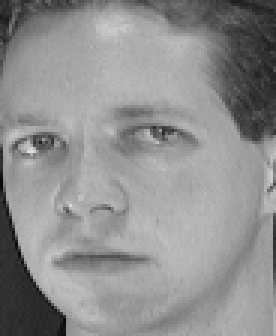
#> input picture data/test/orl_001_006.bmp, 92 x 112 px, given in place of test, which was not available (shown 3 times larger)
$ jupyter execute --allow-errors KPCA.ipynb   (text cells are left out)
#> lines starting #> are read from the running program, lines starting #| are printed output that depends on the picture; pictures that were not available may be replaced by others from this repository, and a replacement may not be noted
[cell 1]
import numpy as np
def zeroMean(dataMat):
    meanVal = np.mean(dataMat,axis=0)
    newData = dataMat - meanVal
    return newData,meanVal

testMat = [[1,2,4],[3,4,5]]
def pca(dataMat,n):
    newData, meanVal = zeroMean(testMat)
    # 求协方差矩阵
    covMat = np.cov(newData,rowvar=0)
    # 求特征值和特征向量
    eigVals,eigVects=np.linalg.eig(np.mat(covMat))
    eigValIndice=np.argsort(eigVals)            #对特征值从小到大排序
    n_eigValIndice=eigValIndice[-1:-(n+1):-1]   #最大的n个特征值的下标
    n_eigVect=eigVects[:,n_eigValIndice]        #最大的n个特征值对应的特征向量
    lowDDataMat=newData*n_eigVect               #低维特征空间的数据
    reconMat=(lowDDataMat*n_eigVect.T)+meanVal  #重构数据
    return lowDDataMat,reconMat
pca(testMat,2)

[cell 2]
# coding:utf-8
# 实现KPCA

from sklearn.datasets import load_iris
from sklearn.decomposition import KernelPCA
import numpy as np
import matplotlib.pyplot as plt
from scipy.spatial.distance import pdist, squareform

def sigmoid(x, coef = 0.25):
    x = np.dot(x, x.T)
    return np.tanh(coef*x+1)

def linear(x):
    x = np.dot(x, x.T)
    return x

# 径向基核函数RBF（高斯核函数）
def rbf(x, gamma = 15):
    # 计算向量间欧式距离的平方，共计算C_(150)^2次
    print(x.shape)
    sq_dists = pdist(x, 'sqeuclidean')
    # 用来把一个向量格式的距离向量转换成一个方阵格式的距离矩阵
    mat_sq_dists = squareform(sq_dists)
    return np.exp(-gamma*mat_sq_dists)

def kpca(data, n_dims=5, kernel = rbf):
    '''
    :param data: (n_samples, n_features)
    :param n_dims: target n_dims
    :param kernel: kernel functions
    :return: (n_samples, n_dims)
    '''
    K = kernel(data)
    N = K.shape[0]
    one_n = np.ones((N, N)) / N
    # 此式相当于将公式4.2代入到4.3中化简得结果
    K = K - one_n.dot(K) - K.dot(one_n) + one_n.dot(K).dot(one_n)
    # 下面求C特征向量
    eig_values, eig_vector = np.linalg.eig(K)
    # 获得特征值降序索引
    idx = eig_values.argsort()[::-1]
    eigval = eig_values[idx][:n_dims]
    eigvector = eig_vector[:, idx][:, :n_dims]
    print(eigval)
    eigval = eigval**(1/2)
    # 标准化特征向量，使其成为新空间的基底
    vi = eigvector/eigval.reshape(-1,n_dims)
    data_n = np.dot(K, vi)
    return data_n


if __name__ == "__main__":
    data = load_iris().data
    Y = load_iris().target
    print(data.shape)
    data_1 = kpca(data, kernel=rbf)

    sklearn_kpca = KernelPCA(n_components=5, kernel="rbf", gamma=15)
    data_2 = sklearn_kpca.fit_transform(data)

    plt.figure(figsize=(8,4))
    plt.subplot(121)
    plt.title("my_KPCA")
    plt.scatter(data_1[:, 0], data_1[:, 1], c = Y)

    plt.subplot(122)
    plt.title("sklearn_KPCA")
    plt.scatter(data_2[:, 0], data_2[:, 1], c = Y)
    plt.show()
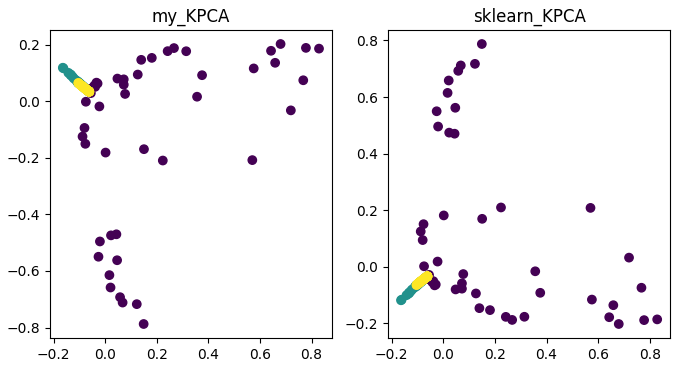
#> figure drawn by matplotlib, 2 panels

[cell 3]
# coding:utf-8

import numpy as np
import matplotlib.pyplot as plt
from sklearn.datasets import load_digits
from mpl_toolkits.mplot3d import Axes3D

# [11 lines left out: function make_swiss_roll, not called in this run]

def rbf(dist, t = 1.0):
    '''
    rbf kernel function
    '''
    return np.exp(-(dist/t))

def cal_pairwise_dist(x):

    '''计算pairwise 距离, x是matrix
    (a-b)^2 = a^2 + b^2 - 2*a*b
    '''
    sum_x = np.sum(np.square(x), 1)
    dist = np.add(np.add(-2 * np.dot(x, x.T), sum_x).T, sum_x)
    #返回任意两个点之间距离的平方
    return dist

def cal_rbf_dist(data, n_neighbors = 10, t = 1):

#> called with n_neighbors = 20, t = 593.5
    dist = cal_pairwise_dist(data)
    dist[dist < 0] = 0
    n = dist.shape[0]
    rbf_dist = rbf(dist, t)

    W = np.zeros((n, n))
    for i in range(n):
        index_ = np.argsort(dist[i])[1:1+n_neighbors]
        W[i, index_] = rbf_dist[i, index_]
        W[index_, i] = rbf_dist[index_, i]

    return W

def le(data,
          n_dims = 2,
          n_neighbors = 5, t = 1.0):
    '''
    :param data: (n_samples, n_features)
    :param n_dims: target dim
    :param n_neighbors: k nearest neighbors
    :param t: a param for rbf
    :return:
    '''
    N = data.shape[0]
    W = cal_rbf_dist(data, n_neighbors, t)  # 构造权值矩阵
    D = np.zeros_like(W)
    for i in range(N):
        D[i,i] = np.sum(W[i])

    D_inv = np.linalg.inv(D)
    L = D - W  # 计算拉普拉斯矩阵L
    eig_val, eig_vec = np.linalg.eig(np.dot(D_inv, L))

    sort_index_ = np.argsort(eig_val)

    eig_val = eig_val[sort_index_]
    print("eig_val[:10]: ", eig_val[:10])

    j = 0
    while eig_val[j] < 1e-6:
        j+=1

    print("j: ", j)

    sort_index_ = sort_index_[j:j+n_dims]
    eig_val_picked = eig_val[j:j+n_dims]
    print(eig_val_picked)
    eig_vec_picked = eig_vec[:, sort_index_]

    # print("L: ")
    # print(np.dot(np.dot(eig_vec_picked.T, L), eig_vec_picked))
    # print("D: ")
    # D not equal I ???
    print(np.dot(np.dot(eig_vec_picked.T, D), eig_vec_picked))

    X_ndim = eig_vec_picked
    return X_ndim

if __name__ == '__main__':
    # [10 lines of commented-out code are left out]

    X = load_digits().data
    y = load_digits().target

    dist = cal_pairwise_dist(X)
    max_dist = np.max(dist)
    print("max_dist", max_dist)
    X_ndim = le(X, n_neighbors = 20, t = max_dist*0.1)
    plt.scatter(X_ndim[:, 0], X_ndim[:, 1], c = y)
    plt.savefig("LE2.png")
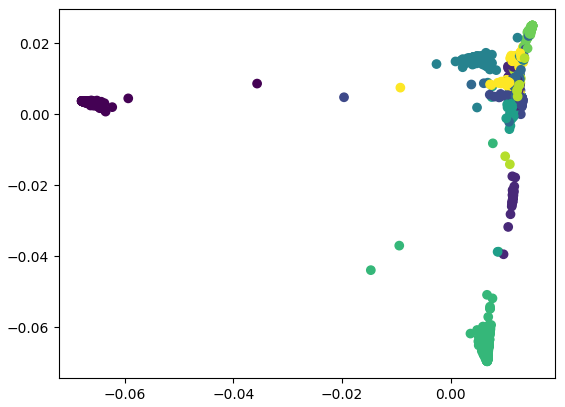
#> figure drawn by matplotlib, 1 panel
    plt.show()

[cell 4]
from PIL import Image
import numpy as np
import os
img_data = []
content_path = 'data/'
for file in os.listdir(content_path):
    # 拼接完整文件路径
    cmp_path = os.path.join(content_path,file)
    I = Image.open(cmp_path)
#> I is the input picture: PIL image 92x112 RGB; min 7, max 225, mean 143.2
    tmp_img = np.array(I.convert('L'))
    img_data.append(tmp_img)
data = np.array(img_data)
print(data.shape)
#| (2, 112, 92)

[cell 5]
# 通过2DPCA得到投影矩阵
def TwoDPCA(imgs,n_dims):
    # imgs为三维矩阵，第一维为图片个数,n_dims为降维之后的维度
#> called with imgs = array of shape (2, 112, 92), n_dims = 5
    a,b,c = imgs.shape
#> a = 2; b = 112; c = 92
    # 求平均值矩阵
    average = np.zeros((b,c))
    for i in range(a):
        average += imgs[i,:,:]/(a*1.0)
#> this loop made 2 passes
#> pass 1, in TwoDPCA, `average += imgs[i,:,:]/(a*1.0)`:
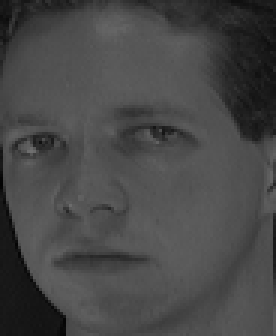
#> average: shape (112, 92) float64 (shown 3 times larger); min 3.5, max 112.5, mean 71.6
#> pass 2, in TwoDPCA, `average += imgs[i,:,:]/(a*1.0)`:
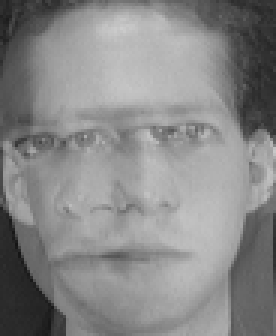
#> average: shape (112, 92) float64 (shown 3 times larger); min 21, max 205, mean 135.8
    G_t = np.zeros((b,b))
    for j in range(a):
        img = imgs[j,:,:]
        # 均值归0
        temp = img-average
        G_t = G_t + np.dot(temp,temp.T)/(a*1.0)
#> this loop made 2 passes
#> pass 1, in TwoDPCA, `temp = img-average`:
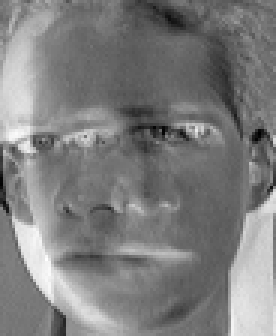
#> temp: shape (112, 92) float64 (shown 3 times larger); min -69.5, max 86, mean 7.4; drawn with min black and max white
#> pass 1, in TwoDPCA, `G_t = G_t + np.dot(temp,temp.T)/(a*1.0)`:
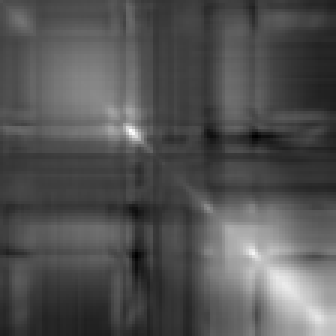
#> G_t: shape (112, 112) float64 (shown 3 times larger); min -15026, max 64735.9, mean 11006.8; drawn with min black and max white
#> pass 2, in TwoDPCA, `temp = img-average`:
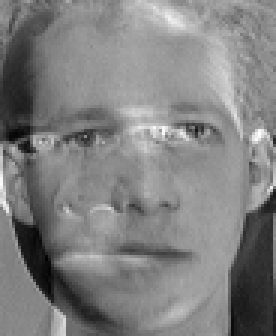
#> temp: shape (112, 92) float64 (shown 3 times larger); min -86, max 69.5, mean -7.4; drawn with min black and max white
    eig_values,eig_vector = np.linalg.eigh(G_t)
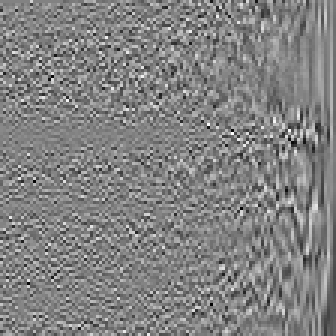
#> eig_vector: shape (112, 112) float64 (shown 3 times larger); min -0.388, max 0.369, mean -0.000786; drawn with min black and max white
#> eig_values = 112 values from -1.01e-10 to 2976640.3
    idx = eig_values.argsort()[::-1]
#> idx = 112 values, max 111 at index 0, min 0 at index 111, mean 55.5
    eigval = eig_values[idx][:n_dims]
#> eigval = [2976640.3, 1764604.1, 783966.3, 280573.5, 209904.7]
    eigvector = eig_vector[:, idx][:, :n_dims]
#> eigvector = 112 rows, first 6: [-0.0252, 0.0544, -0.0173, 0.119, -0.0187], [-0.0248, 0.065, -0.0238, 0.119, -0.0541], [-0.0269, 0.0678, -0.0397, 0.14, -0.0756], [-0.0375, 0.0612, -0.0358, 0.175, -0.0875], [-0.0442, 0.0521, -0.045, 0.21, -0.0979], [-0.0526, 0.0465, -0.0451, 0.217, -0.14]
    print(G_t.shape)
#| (112, 112)
    data_n = [np.dot(eigvector.T, emp) for emp in imgs]
#> data_n = 2 items
    return np.array(data_n)


# 径向基核函数RBF（高斯核函数）
# [31 lines left out: functions rbf, kpca, not called in this run]

[cell 6]
result = TwoDPCA(data,5)

[cell 7]
result.shape
#> Out = (2, 5, 92)
